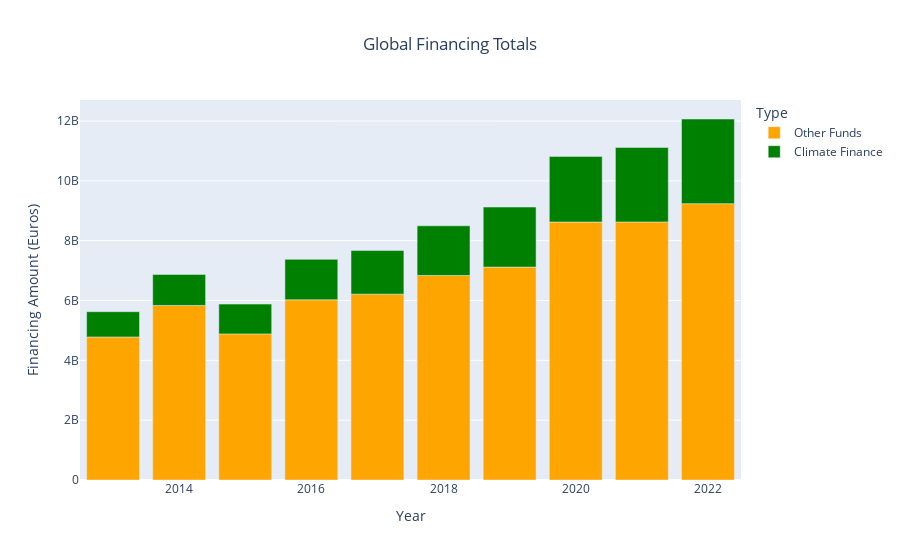

Write notebook code for a chart like this one.
### Code cell
read_df = pd.read_csv('../upload_data/globe_df')


fig = px.bar(read_df, x='Year', y='Amount', color='Type',
            title='Global Financing Totals',
            labels={'Amount': 'Financing Amount (Euros)', 'Year': 'Year'},
            category_orders={'Type': ['Other Funds','Climate Finance']},
            color_discrete_map={'Other Funds': 'orange', 'Climate Finance': 'green'})# This ensures consistent color ordering

fig.update_layout(title_x=0.5)

fig.show()

### Figure 1 — Plotly figure (JSON) as saved in the notebook; plotly's stock layout.template omitted (floating-point values rounded to 4 significant figures)
{"data": [{"alignmentgroup": "True", "hovertemplate": "Type=Other Funds<br>Year=%{x}<br>Financing Amount (Euros)=%{y}<extra></extra>", "legendgroup": "Other Funds", "marker": {"color": "orange", "pattern": {"shape": ""}}, "name": "Other Funds", "offsetgroup": "Other Funds", "orientation": "v", "showlegend": true, "textposition": "auto", "type": "bar", "x": [2013, 2014, 2015, 2016, 2017, 2018, 2019, 2020, 2021, 2022], "xaxis": "x", "y": [4782000000.0, 5836000000.0, 4884894186, 6024000000.0, 6212956326, 6838000000.0, 7118226759, 8624000000.0, 8626519826, 9238000000.0], "yaxis": "y"}, {"alignmentgroup": "True", "hovertemplate": "Type=Climate Finance<br>Year=%{x}<br>Financing Amount (Euros)=%{y}<extra></extra>", "legendgroup": "Climate Finance", "marker": {"color": "green", "pattern": {"shape": ""}}, "name": "Climate Finance", "offsetgroup": "Climate Finance", "orientation": "v", "showlegend": true, "textposition": "auto", "type": "bar", "x": [2013, 2014, 2015, 2016, 2017, 2018, 2019, 2020, 2021, 2022], "xaxis": "x", "y": [845600000.0, 1037000000.0, 995181229, 1352000000.0, 1457414366, 1660000000.0, 2007334822, 2195000000.0, 2490000000.0, 2830000000.0], "yaxis": "y"}], "layout": {"barmode": "relative", "legend": {"title": {"text": "Type"}, "tracegroupgap": 0}, "title": {"text": "Global Financing Totals", "x": 0.5}, "xaxis": {"anchor": "y", "domain": [0, 1], "title": {"text": "Year"}}, "yaxis": {"anchor": "x", "domain": [0, 1], "title": {"text": "Financing Amount (Euros)"}}}}
